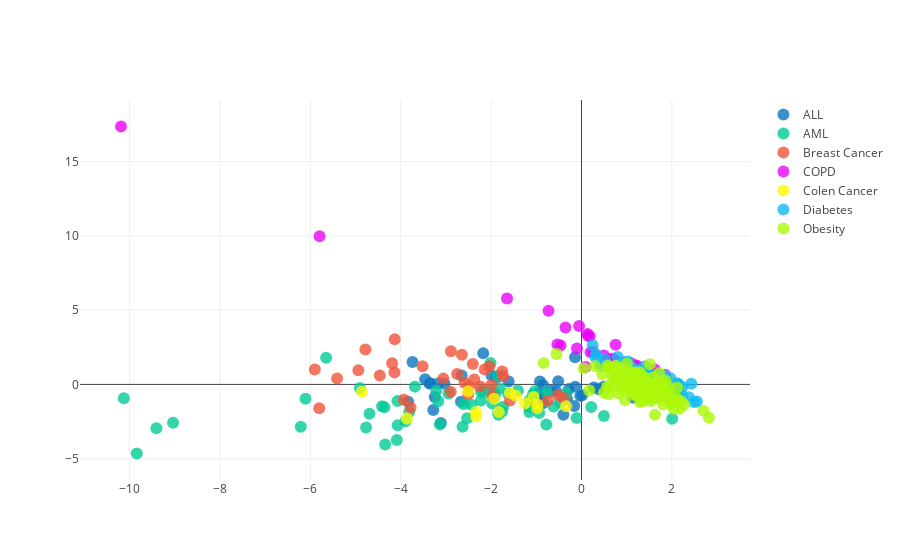

Notebook code for this chart:
### Markdown cell above
### C DataSet

### Code cell
colors = {'ALL': '#0D76BF', 'AML': '#00cc96', 'Breast Cancer': '#EF553B','COPD': '#E904FC', 'Colen Cancer': '#FCF904','Diabetes': '#0FBBF1','Obesity': '#ACF907',}
PCA(PCA_C, 11, colors)
